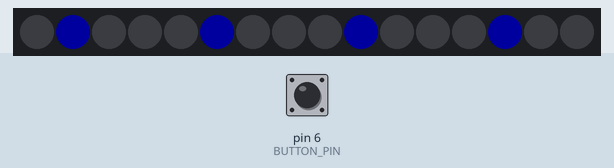
Simulated run of this sketch. Board: Arduino Uno, built with avr-gcc and run on an emulated ATmega328P. On the bench: 16 RGB LEDs in strip order, left to right. The inputs (shaded band) are chosen by the test bench; at power-on: pin 6 (BUTTON_PIN) HIGH. Dim RGB values are drawn brighter than linear.

Above: at 1.2 s.
1.3 s: pin 6 (BUTTON_PIN) pulled LOW for 0.15 s
At 2.6 s:
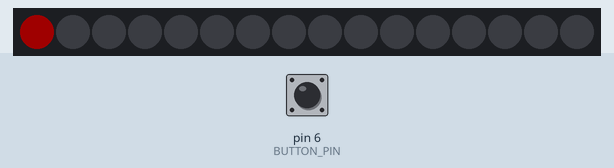
2.9 s: pin 6 (BUTTON_PIN) pulled LOW for 1 s
At 4.15 s:
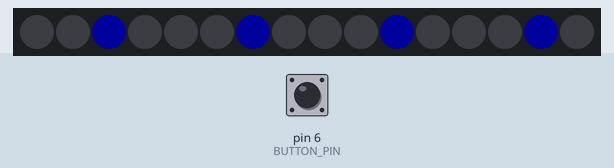
5.4 s: pin 6 (BUTTON_PIN) pulled LOW for 3.2 s
Timing chart, 0 to 8.4 s (numbered marks = the images above; inputs shaded):
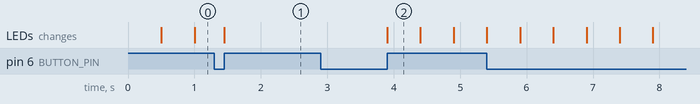

Measured:
- after the input at 1.3 s, the LEDs: change after 0.15 s (image 1)
- after the input at 2.9 s, the LEDs: change after 1.0 s (image 2)
- what the display in image 2 shows lasts 0.5 s, from 3.9 s to 4.4 s

The sketch:

timer.ino
```cpp
#include <Adafruit_NeoPixel.h>

// Constants for pin assignment and number of LEDs
const int NEOPIXEL_PIN = 2;
const int BUTTON_PIN = 6;
const int NUM_PIXELS = 16;

// Timer constants
const unsigned long TIMER_DURATION_SECONDS = 120; // Timer duration in seconds (2 minutes)
const unsigned long DEBOUNCE_DELAY_MS = 50;    // Debounce time for the button
const unsigned long LONG_PRESS_DURATION_MS = 1000; // Duration for long keystroke in milliseconds
const unsigned long BLINK_INTERVAL_MS = 500;    // Flashing interval in milliseconds
const unsigned long FINISHED_ANIMATION_DURATION_MS = 10000; // Duration of the finished animation

// state variables
enum class TimerState {
  IDLE,
  RUNNING,
  PAUSED,
  FINISHED
};

TimerState currentState = TimerState::IDLE; // Current status of the timer
unsigned long timerStartTime = 0;           // Start time of the timer
unsigned long elapsedTime = 0;
Adafruit_NeoPixel pixels(NUM_PIXELS, NEOPIXEL_PIN, NEO_GRB + NEO_KHZ800);
int activePixels = 0; //saves the number of illuminated pixels
uint32_t pausedColor = 0;
uint32_t pausedPixels[NUM_PIXELS]; // Array for saving the colors of the pixels during the pause

// Functional prototypes
void setupPins();
void initializeNeoPixels();
void handleButtonPress();
void updateTimerState();
void runIdleState();
void startTimer();
void pauseTimer();
void resumeTimer();
void runPausedState();
void runTimerRunningState();
void runTimerFinishedState();
void resetTimer();
uint32_t getRainbowColor(uint16_t pixelIndex);
uint32_t getTimerColor(unsigned long elapsed);

void setup() {
  setupPins();
  initializeNeoPixels();
}

void loop() {
  handleButtonPress();
  updateTimerState();

  switch (currentState) {
    case TimerState::IDLE:
      runIdleState();
      break;
    case TimerState::RUNNING:
      runTimerRunningState();
      break;
    case TimerState::PAUSED:
      runPausedState();
      break;
    case TimerState::FINISHED:
      runTimerFinishedState();
      break;
  }
}

// Initializes the pin assignment
void setupPins() {
  pinMode(BUTTON_PIN, INPUT_PULLUP); // Activate internal pull-up resistor
}

// Initializes the NeoPixels
void initializeNeoPixels() {
  pixels.begin();
  pixels.setBrightness(32); // 12.5% Brightness
  pixels.show();
}

// Handles button presses and recognizes short/long presses
void handleButtonPress() {
  static unsigned long lastPressTime = 0;
  static bool buttonPressed = false; // Saving the status of the button

  int buttonState = digitalRead(BUTTON_PIN);

  if (buttonState == LOW) { // Button pressed
    if (!buttonPressed) { // First keystroke
      buttonPressed = true;
      lastPressTime = millis(); // Saving the time the button was pressed
    }
  } else { // Disconnected probe
    if (buttonPressed) { // If button was previously pressed
      buttonPressed = false; // Reset status
      if (millis() - lastPressTime >= LONG_PRESS_DURATION_MS) {
        // Long button press: Reset
        resetTimer();
      } else {
        // Short press: Start/Pause/Resume
        if (currentState == TimerState::IDLE) {
          startTimer();
        } else if (currentState == TimerState::RUNNING || currentState == TimerState::PAUSED) {
          //Pause or resume depending on the status
          if (currentState == TimerState::RUNNING) {
            pauseTimer();
          } else {
            resumeTimer();
          }
        }
      }
    }
  }
}

// Updates the timer status based on the elapsed time
void updateTimerState() {
  if (currentState == TimerState::RUNNING) {
    elapsedTime = millis() - timerStartTime;
    if (elapsedTime / 1000 >= TIMER_DURATION_SECONDS) {
      currentState = TimerState::FINISHED;
    }
  }
}

// Displays the idle pattern on the LEDs
void runIdleState() {
  static unsigned long lastBlinkTime = 0;
  static uint8_t rotationIndex = 0; // Index for the rotation

  if (millis() - lastBlinkTime >= BLINK_INTERVAL_MS) {
    lastBlinkTime = millis();
    pixels.clear();
    // Illuminates pixels 1, 5, 9 and 13 (with shift by rotationIndex)
    for (int i = 0; i < 4; i++) {
      int pixelIndex = (i * 4 + rotationIndex) % NUM_PIXELS; // Modulo for circulation
      pixels.setPixelColor(pixelIndex, pixels.Color(0, 0, 255)); // Blue
    }
    pixels.show();
    rotationIndex = (rotationIndex + 1) % NUM_PIXELS; // Increment for rotation
  }
}

// Starts the timer
void startTimer() {
  currentState = TimerState::RUNNING;
  timerStartTime = millis();
  elapsedTime = 0;
  pixels.setPixelColor(0, getTimerColor(elapsedTime)); // Make sure that the first pixel lights up
  pixels.show();
}

void pauseTimer() {
  currentState = TimerState::PAUSED;
  pausedColor = getTimerColor(elapsedTime);
  // Save the current state of the pixels
  for (int i = 0; i < NUM_PIXELS; i++) {
    pausedPixels[i] = pixels.getPixelColor(i);
  }
}

void resumeTimer() {
  currentState = TimerState::RUNNING;
  timerStartTime = millis() - elapsedTime; // Correct timerStartTime
  // Restore the state of the pixels
  for (int i = 0; i < NUM_PIXELS; i++) {
    pixels.setPixelColor(i, pausedPixels[i]);
  }
}

// Displays the pause pattern on the LEDs
void runPausedState() {
  static unsigned long lastBlinkTime = 0;
  static bool ledsOn = false;

  if (millis() - lastBlinkTime >= BLINK_INTERVAL_MS) {
    lastBlinkTime = millis();
    ledsOn = !ledsOn;
    if (ledsOn) {
      for (int i = 0; i < NUM_PIXELS; i++) {
        pixels.setPixelColor(i, pausedPixels[i]); // Use the saved colors
      }
    } else {
      pixels.clear();
    }
    pixels.show();
  }
}

// Displays the timer progress on the LEDs
void runTimerRunningState() {
  elapsedTime = millis() - timerStartTime;
  // Calculate the active pixel count based on the remaining 15 pixels
  activePixels = map(elapsedTime / 1000, 0, TIMER_DURATION_SECONDS, 0, NUM_PIXELS - 1);
  // Make sure that the first pixel always has the current color
  pixels.setPixelColor(0, getTimerColor(elapsedTime));
  for (int i = 1; i <= activePixels; i++) {
    pixels.setPixelColor(i, getTimerColor(elapsedTime));
  }
  // Clear any extra pixels
  for (int i = activePixels + 1; i < NUM_PIXELS; i++) {
    pixels.setPixelColor(i, pixels.Color(0, 0, 0));
  }
  pixels.show();
}

// Displays the timer finished animation
void runTimerFinishedState() {
  unsigned long rotationStartTime = millis();
  for (unsigned long i = 0; millis() - rotationStartTime < FINISHED_ANIMATION_DURATION_MS; i++) {
    for (int j = 0; j < NUM_PIXELS; j++) {
      pixels.setPixelColor((j + i) % NUM_PIXELS, getRainbowColor(j));
    }
    pixels.show();
    delay(50);
  }
  resetTimer(); // Reset timer when animation is complete
}

// Resets the timer
void resetTimer() {
  currentState = TimerState::IDLE;
  elapsedTime = 0;
  pixels.clear();
  pixels.show();
}

// Creates a color value for the rainbow effect
uint32_t getRainbowColor(uint16_t pixelIndex) {
  const uint32_t rainbowColors[] = {
    pixels.Color(255, 0, 0, 0), // Red
    pixels.Color(255, 127, 0), // Orange
    pixels.Color(255, 255, 0), // Yellow
    pixels.Color(0, 255, 0), // Green
    pixels.Color(0, 0, 255), // Blue
    pixels.Color(75, 0, 130), // Indigo
    pixels.Color(148, 0, 211) // Purple
  };
  return rainbowColors[pixelIndex % 7];
}

uint32_t getTimerColor(unsigned long elapsed) {
  // Calculates the color gradient from red to orange to yellow to green based on the elapsed time
  float percentage = (float)elapsed / (TIMER_DURATION_SECONDS * 1000);
  if (percentage > 1.0) percentage = 1.0; // Limited to 100%

  if (percentage < 0.33) { // Red
    return pixels.Color(255, 0, 0);
  } else if (percentage < 0.66) { // Orange
    return pixels.Color(255, 127, 0);
  } else if (percentage < 0.90) { // Yellow
    return pixels.Color(255, 255, 0);
  } else { // Green
    return pixels.Color(0, 255, 0);
  }
}
```
